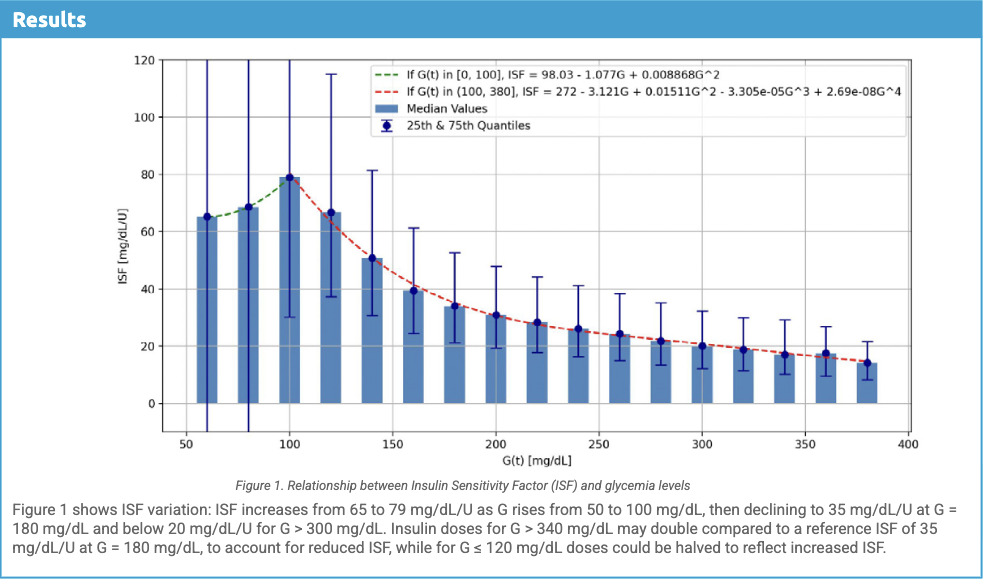
#> input picture glucose-isf/Variable ISF.png, 987 x 579 px
$ python figures.py
#> lines starting #> are read from the running program, lines starting #| are printed output that depends on the picture; after the words box and inside, x2 and y2 are one past the last pixel; in counts of white or black regions, pixels touching at a corner belong together
### inv008/dynisf.py
"""Dynamic ISF equations: v1 and the author-confirmed v2 equation.

v1:
    sensNormalTarget = 1800 / (TDD * ln(NT/divisor + 1))            # ISF proportional to 1/TDD
    ISF              = sensNT * scaler              # scaler = ln(NT/div+1)/ln(BG/div+1)

v2:
    sensNormalTarget = 2300 / (ln(NT/divisor) * TDD^2 * 0.02)       # ISF proportional to 1/TDD^2
    ISF              = 115000 / (TDD^2 * ln(BG_floored/divisor))    # no +1; BG floored at div+1

V1 keeps the +1 in its glucose log. V2 has no +1 and floors glucose at
divisor + 1. At glucose equal to the divisor, ln(BG/divisor) is zero. The
underlying insulin-effect term is therefore zero and the reciprocal ISF is
undefined. The one-point floor keeps the implemented ISF finite and positive.
The investigation default is the divisor/floor pair 75/76 mg/dL. This is an
analysis scenario rather than a universal rapid-acting-insulin configuration.

The historical investigation plan cited an AndroidAPS implementation that kept
the +1 in V2. The formula author subsequently confirmed that this was not the
intended V2 equation. This module implements the confirmed no-+1 form.

Shared:
    bgAdj  = cap + (bg - cap)/3            if bg > cap
    scaler = ln(NT/divisor + 1) / ln(bgAdj/divisor + 1)
    TDD blend: W8H = (1.4*TDD_4h + 0.6*TDD_8to4h) * 3
        if W8H < 0.75*TDD_7d:  adj7 = W8H + (W8H/TDD_7d)*(TDD_7d - W8H)
                               TDD  = 0.34*adj7 + 0.33*TDD_1d + 0.33*W8H
        else:                  TDD  = 0.33*W8H + 0.34*TDD_7d + 0.33*TDD_1d

All functions are vectorised: bg / tdd components may be numpy arrays or scalars.
"""
from __future__ import annotations

import numpy as np

from inv008 import config


# [90 lines left out: functions cap_bg, scaler, blend_tdd, sens_normal_target_v1, _bg_floored_v2, sens_normal_target_v2 and 3 more, not called in this run]


# ===========================================================================
# v-next:  ISF(BG) = (K_user / √TDD) · g(BG)
#
#   level:    K_user / √TDD      — universal −½ exponent, per-user constant K_user
#   glucose:  g(BG)              — normalised to 1.0 at normal target, so it
#                                  composes with the level without disturbing the
#                                  per-user anchor
#
# Two glucose curves are provided:
#   • g_quartic  — the Diabeloop clinical-population ISF shape (the default; its
#                  exponent comes from controlled clinical data, not device logs)
#   • g_powerlaw — (target/BG)^k, a one-parameter alternative of the same family
#
# Both equal 1.0 at the normal target. BG is high-capped at config.BG_CAP
# (excess/3, as v1/v2) and low-floored at BG_FLOOR_VNEXT to stay inside the range
# the clinical curve was fit over (no extrapolation past the physiological band).
# ===========================================================================

BG_FLOOR_VNEXT = 54.0      # ~3.0 mmol/L; low end of the clinical fit range

# Diabeloop population ISF–glucose quartic (mg/dL per U vs glucose mg/dL).
_QUARTIC = (272.0, -3.121, 0.01511, -3.305e-5, 2.69e-8)


def quartic_isf(bg):
    """Raw Diabeloop population quartic (un-normalised), vectorised."""
    bg = np.asarray(bg, dtype=float)
    c0, c1, c2, c3, c4 = _QUARTIC
    return c0 + c1 * bg + c2 * bg**2 + c3 * bg**3 + c4 * bg**4


def _bg_clamped_vnext(bg, cap: float = config.BG_CAP, floor: float = BG_FLOOR_VNEXT):
    """High-cap (excess/3 above cap) then low-floor — keeps BG in the clinical range."""
    return np.maximum(cap_bg(bg, cap), floor)


# [37 lines left out: functions g_quartic, g_powerlaw, isf_vnext, k_user_tier1, not called in this run]

### inv013/candidate.py
#!/usr/bin/env python3
"""Reference forms for docs/dynamic-isf-8-proposal.md.

The candidate is the glucose curve published by Romero-Ugalde et al. (Diabetes 2025;
74 Suppl 1: 920-P, doi:10.2337/db25-920-P), linked to total daily dose. The published
curve is a sensitivity in mg/dL per unit with no daily dose in it: 79 at 100 mg/dL,
35 at 180, below 20 above 300. The poster's figure fits it in two pieces, a quartic
for glucose in (100, 380] (`inv008.dynisf.quartic_isf`) and a quadratic for [0, 100]
(`_QUADRATIC` below). Both sets of coefficients were checked against the figure on
11 November 2026.

The link to daily dose is this repository's and is a modelling choice. The entered
settings' product for adults (sensitivity x daily dose = 1915, document 6) is taken to
hold at one glucose, the anchor (`ANCHOR_GLUCOSE`), which gives

    sensitivity = 1915 x quartic(glucose) / quartic(anchor) / TDD

The anchor was 180 mg/dL, the reference glucose the abstract uses, until 12 November
2026. Since then it is 140 mg/dL, the initial proposal, and it is a modelling choice.

`curve_profile` is the alternative link, the same shape scaled by the profile value.
Below 100 mg/dL the curve is held at its value at 100 where the published quadratic
falls to 65 near 60 mg/dL, so it gives less insulin there than the published curve;
the March 2026 work declined the quadratic for dosing on the same ground. Above 380
mg/dL it is held at its value at 380, where the published fit ends. Both are
modelling choices. Nothing here was fitted.

The comparators are written from the stock sources read on 10 November 2026:
AndroidAPS upstream master f77abd9b82 (OpenAPSSMBPlugin.calculateRawDynIsf) and
Trio upstream main 0b29cd534 (DynamicISF.calculate). Both were read again on 11
November 2026 at the dev heads (AndroidAPS 0c593a4b09, Trio 902be75e8) and neither
calculation had changed. Trio's logarithmic mode is the AndroidAPS equation with the
profile value cancelling; its defaults (factor 0.8, limits 0.7 and 1.2) are what
separate the two columns. `inv008.dynisf.isf_v1` is
the Boost form with a glucose cap and a velocity term, so the stock equation is
restated here and tested against it with both switched off.

Expected before the run: the curve sits above the stock equation at every glucose from
70 to 300 mg/dL (less insulin), by most near target, and falls more steeply than it.
The reference dose implied by 1915 at 180 mg/dL is expected near 54 U, about twice the
24 U implied by the 1800 rule at 105 mg/dL used in the March 2026 work, and below the
dose implied by this repository's own peak-to-trough levels. The run agreed.

Added 11 November 2026: the measured level in each glucose bin of INV-012 divided by
the published value there, which is the daily dose at which the published curve would
return that measurement. A row that stays level means the published shape fits the
cohort. Expected from the within-person ratios already in results/inv012_peak_trough.md:
level from 100 to 200 mg/dL where no algorithm doses (2.55 against the published 2.61),
a dip at 150 mg/dL under Loop, Trio and oref0 (their 100:150 ratios are 2.6 to 3.1
against the published 1.76), and rising above 200 mg/dL in every cohort that reaches
it (250:200 of 0.84 and 0.90 against 0.80). The run agreed.

Changed on 12 November 2026: the anchor moved from 180 to 140 mg/dL, so a person's
entered setting is taken to be valid at 140. Expected before the rerun: the published
value at 140 mg/dL is 1.44 times its value at 180, so every value of the curve on either
link is the earlier one divided by 1.44 and every dose is 1.44 times larger. The
reference dose falls from 54 U to about 38 U. The profile link equals the profile value
at 140 mg/dL and lies inside Trio's default limits from about 109 to 158 mg/dL. For the
worked person the curve no longer sits above AndroidAPS at 100% over the whole range:
the two should meet between 200 and 220 mg/dL with a divisor of 55. The run agreed on
each point: 37.7 U, 109 to 158 mg/dL, and a meeting at 211 mg/dL.

Also on 12 November 2026 the units table was reduced to one reading of the curve, at the
current glucose. The earlier table set that beside a reading at the midpoint of the fall
and a sum along it. The midpoint belongs to how the publication measured the variation of
sensitivity with glucose, and the equation derived from it is applied at the glucose of
the reading. No other figure in the report depends on this, so the rerun should change
that table and nothing else.

`candidate` is the profile-anchored form of this document's first draft (commit
fd3662e), kept as the flat arm of the evaluation.

Run as `python3 -m inv013.candidate` to write results/inv013_comparator.md.
"""
from __future__ import annotations

import re
from pathlib import Path

import numpy as np

from inv008.dynisf import quartic_isf

DIVISORS = {"rapid, 75 min peak": 55.0, "ultra-rapid, 55 min peak": 65.0, "45 min peak": 75.0}
BG_POINTS = (70.0, 80.0, 100.0, 120.0, 140.0, 150.0, 180.0, 200.0, 250.0, 300.0, 380.0)
# The worked person: the simulator's, close to the adult entered median of 1915.
PROFILE_ISF, TDD = 50.0, 40.0
# Tenth and ninetieth percentile of blended over own average dose, 960 people (document 6).
TDD_SWING = (0.72, 1.14)
# The abstract's reference glucose, and the range over which the quartic is used.
REF_GLUCOSE, CURVE_RANGE = 180.0, (100.0, 380.0)
# The glucose at which a person's entered setting is taken to hold: a modelling choice.
ANCHOR_GLUCOSE = 140.0
# The poster's fit for glucose in [0, 100] mg/dL: constant, linear and squared terms.
_QUADRATIC = (98.03, -1.077, 0.008868)
RESULTS = Path(__file__).resolve().parents[1] / "results"
# The INV-012 cohorts that hold carbohydrate records, by their name in its results file.
OWN_COHORTS = {"Loop": "Loop", "v7_oref0": "oref0", "ReplaceBG": "no algorithm (REPLACE-BG)"}
OWN_BINS = (100, 150, 200, 250, 300)
TARGET = 100.0
# Sensitivity x daily dose in entered settings: adults, and the pooled trial record.
ENTERED = {"adults": 1915.0, "pooled, 51% children": 2067.0}


def published(g: float) -> float:
    """The poster's fit in mg/dL per unit: the quadratic up to 100 mg/dL, the quartic above."""
    return float(quartic_isf(g)) if g > 100.0 else float(np.polyval(_QUADRATIC[::-1], g))


# [11 lines left out: function own_levels, not called in this run]


def curve_shape(bg):
    """The published quartic relative to its value at the anchor, held outside its range."""
    return quartic_isf(np.clip(np.asarray(bg, dtype=float), *CURVE_RANGE)) / quartic_isf(ANCHOR_GLUCOSE)


def curve_k(bg, product: float = 1915.0):
    """Sensitivity x daily dose: the entered product at the anchor, shaped by the quartic."""
    return product * curve_shape(bg)


def curve_profile(bg, profile_isf):
    """The profile link: the profile value at the anchor, shaped by the quartic."""
    return profile_isf * curve_shape(bg)


def curve_isf(bg, tdd, factor: float = 1.0):
    """The curve as a sensitivity: the stock equation with its glucose term swapped."""
    return curve_k(bg) / (factor * tdd)


def units_to_target(isf_at, bg: float, target: float = TARGET) -> float:
    """Units for the distance to target, with the sensitivity read at the current glucose."""
    return (bg - target) / float(isf_at(bg))


def stock_v1(bg, tdd, divisor: float, factor: float = 1.0):
    """AndroidAPS: 1800 / (TDD x ln(BG / divisor + 1)), the adjustment factor scaling TDD."""
    return 1800.0 / (factor * tdd * np.log(np.asarray(bg, dtype=float) / divisor + 1.0))


# [5 lines left out: function trio_log, not called in this run]


def trio_sigmoid(bg, profile_isf, target: float = 100.0, factor: float = 0.5,
                 tdd_ratio: float = 1.0, lo: float = 0.7, hi: float = 1.2):
    """Trio sigmoid: ratio 1 at target, bounded by the autosens limits."""
    offset = np.log(1.0 / (hi - 1.0) - lo / (hi - 1.0))
    exponent = (np.asarray(bg, dtype=float) - target) * 0.0555 * factor * tdd_ratio + offset
    return profile_isf / ((hi - lo) / (1.0 + np.exp(-exponent)) + lo)


# [150 lines left out: functions candidate, main, not called in this run]


# [2 lines that do not run on import are left out]

### inv013/figures.py
#!/usr/bin/env python3
"""Standalone figures for the proposal (document 8).

Each figure is written to charts/proposal8/ as a PNG that carries its own title, a line
saying what is plotted and a source line, so it can be read without the document.

Figure 1 redraws the results figure of the published poster (Romero-Ugalde et al.,
doi:10.2337/db25-920-P). The two curves are the published equations. The poster gives its
bin medians and quartiles only as a drawing, so they are measured here from the copy of
that drawing held in glucose-isf/: the gridlines calibrate both axes, the top of each bar
gives the median and the caps of each whisker give the quartiles. One pixel is 0.35 mg/dL
per unit. The measurement is checked against the published equations, which were fitted
to those medians, before anything is drawn, and results/inv013_poster_figure.md holds the
values. At 60 and 80 mg/dL both quartiles lie beyond the poster's axis, and at 100 mg/dL
the upper one does; those are left blank.

Figures 2 to 4 draw the proposal's rule and the evidence for it. They compute nothing
new: the models come from `inv013.candidate`, and every measured number is read from the
committed results file of the investigation that produced it (INV-015, INV-017), with an
assertion that the row is there.

Figure 5 draws the outcome test in simulation (INV-019) from results/inv019_outcome_test.md:
each rule's mean paired difference from the same simulated people on their unchanged
profile ISF, with its 95% interval. The harm-rule readings in its heading are read from the
same file. TimSim's results are relative, and the figure says so in its source line.

Figure 6 draws the trace of the lows in that test from results/inv019_low_trace.md: each
arm's change in time below 54 mg/dL, split by the highest glucose in the four hours before
each low began.

Modelling choices shown, each made in the proposal and none in the publication: the
profile ISF taken to hold at 140 mg/dL, the worked person (profile ISF 50 mg/dL per unit,
40 U a day), AndroidAPS at an adjustment factor of 100% with a divisor of 55, and Trio's
sigmoid at its defaults.

Run as `python3 -m inv013.figures`.
"""
from __future__ import annotations

import re
from pathlib import Path

import matplotlib
matplotlib.use("Agg")
import matplotlib.pyplot as plt
import numpy as np
import pandas as pd
from PIL import Image

from inv008.dynisf import quartic_isf
from inv013.candidate import (ANCHOR_GLUCOSE, PROFILE_ISF, RESULTS, TDD, curve_profile, published,
                              stock_v1, trio_sigmoid)

ROOT = Path(__file__).resolve().parents[1]
POSTER = ROOT / "glucose-isf" / "Variable ISF.png"
CHARTS = ROOT / "charts" / "proposal8"
BLUE, ORANGE, AQUA, INK, MUTED, SURFACE, GRID = "#2a78d6", "#eb6834", "#1baf7a", "#0b0b0b", "#52514e", "#fcfcfb", "#e4e3df"
BINS = np.arange(60, 381, 20)
CITE = "Romero-Ugalde et al., Diabetes 2025;74(Suppl 1):920-P, doi:10.2337/db25-920-P"
TRIO_LIMITS = (0.7, 1.2)


def _grid_lines(mask: np.ndarray) -> np.ndarray:
    """Centres of the runs of True in a 1-D mask."""
    i = np.where(mask)[0]
    return np.array([r.mean() for r in np.split(i, np.where(np.diff(i) > 1)[0] + 1)])


def digitise_poster(path: Path = POSTER) -> pd.DataFrame:
    """Bin medians and quartiles measured from the poster's results figure, mg/dL per unit."""
    im = np.asarray(Image.open(path).convert("RGB")).astype(int)
    r, g, b = im[..., 0], im[..., 1], im[..., 2]
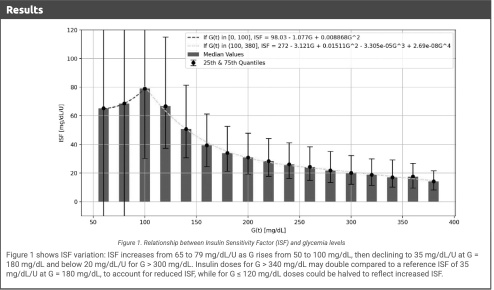
#> r: shape (579, 987) int64 (shown at 1/2 size); min 0, max 255, mean 223.4
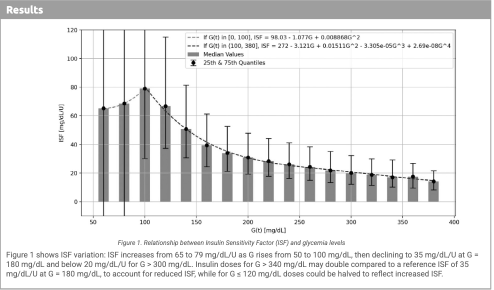
#> g: shape (579, 987) int64 (shown at 1/2 size); min 0, max 255, mean 232.1
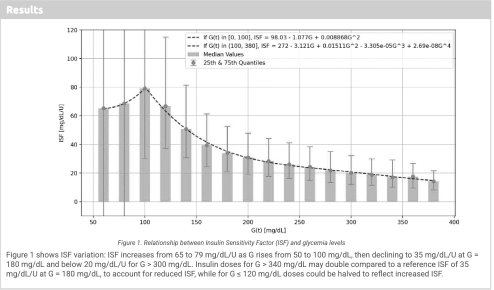
#> b: shape (579, 987) int64 (shown at 1/2 size); min 6, max 255, mean 239.4
    grey = (abs(r - g) < 8) & (abs(g - b) < 8) & (r > 150) & (r < 225)
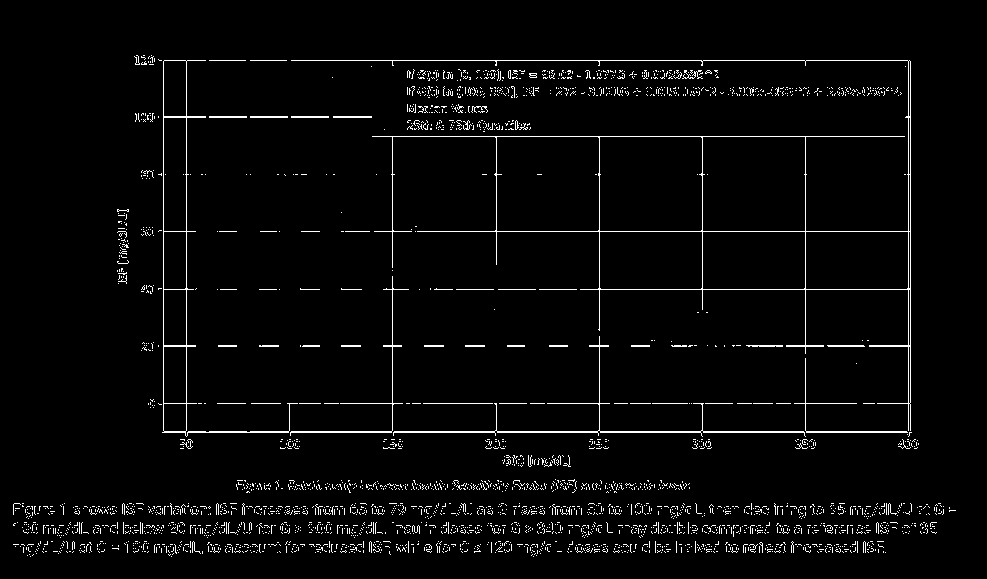
#> grey: shape (579, 987) bool; 3.2% white in thin lines or dots, all inside (x1, y1, x2, y2) = (13, 55, 956, 557)
    bar = (abs(r - 88) < 25) & (abs(g - 128) < 25) & (abs(b - 182) < 25)
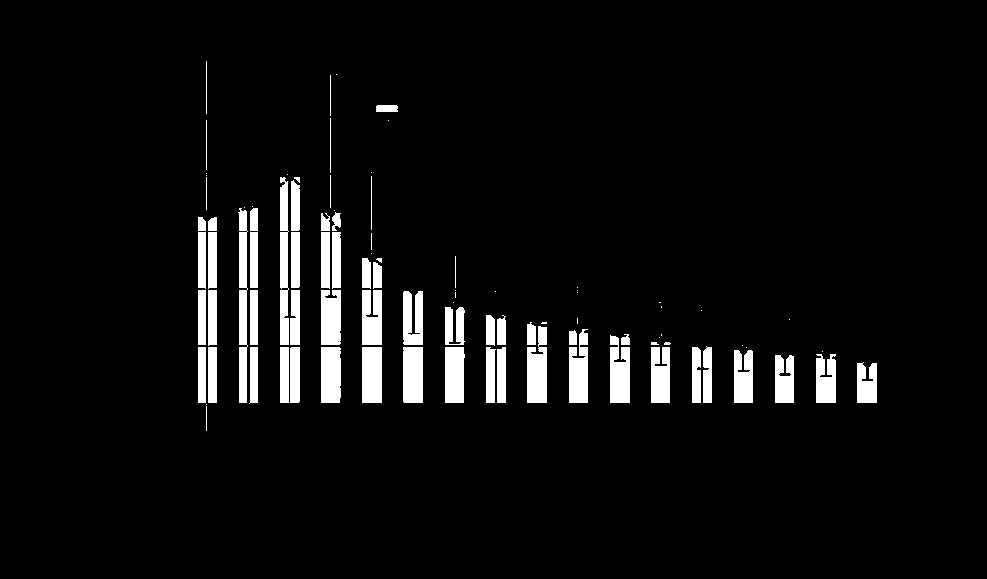
#> bar: shape (579, 987) bool; 5.4% white; 94 white regions (32 under 20 px), largest, box (x1, y1, x2, y2) and area: (238, 208, 248, 403) 1510, (280, 177, 289, 345) 1315, (527, 326, 547, 403) 1250
    # whiskers: the dark core, which survives inside a bar, or a thin cap blended towards white
    navy = ((r < 90) & (g < 90) & (b > 90) & (b - r > 40)) | ((abs(r - g) < 15) & (b - r > 30) & (r < 170))
#> navy: shape (579, 987) bool; 0.99% white in thin lines or dots, all inside (x1, y1, x2, y2) = (197, 60, 873, 432)
    # gridlines, read in a strip clear of the bars: left of the first bar, and below zero
    # The frame is caught as well: its bottom edge is the last row, its sides the first and last columns.
    rows = _grid_lines(grey[:, 166:184].all(axis=1))[:-1]
#> in _grid_lines, `i = np.where(mask)[0]`: i = [60, 116, 117, 231, 289, 345, 346, 403, 431, 432]
#> (the rest of the program and of its run is left out)
